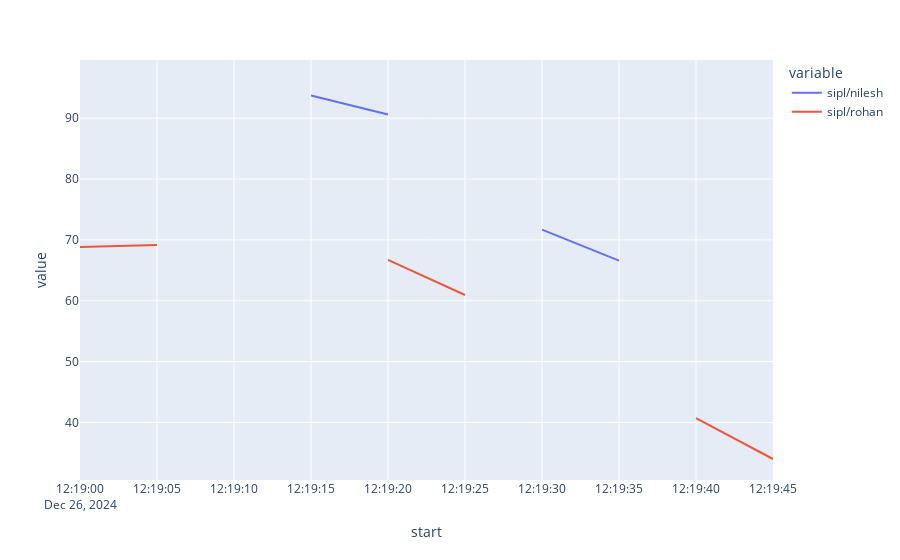

The notebook cell saved with this chart:
### Code cell
# plot spark dataframe
import pyspark.pandas as ps

df = spark.sql("SELECT * FROM avgsensor")\
        .groupBy("topic", "start").pivot("topic").avg("avgreading")\
        .orderBy("start")\
        .drop("topic", "end")

# df.printSchema()

pdf = ps.DataFrame(df).set_index("start")
print(type(pdf))
pdf.plot.line()

### Figure 1 — Plotly figure (JSON) as saved in the notebook; plotly's stock layout.template omitted (floating-point values rounded to 4 significant figures)
{"data": [{"hovertemplate": "variable=sipl/nilesh<br>start=%{x}<br>value=%{y}<extra></extra>", "legendgroup": "sipl/nilesh", "line": {"color": "#636efa", "dash": "solid"}, "marker": {"symbol": "circle"}, "mode": "lines", "name": "sipl/nilesh", "orientation": "v", "showlegend": true, "type": "scatter", "x": ["2024-12-26T12:19:00", "2024-12-26T12:19:00", "2024-12-26T12:19:05", "2024-12-26T12:19:05", "2024-12-26T12:19:10", "2024-12-26T12:19:10", "2024-12-26T12:19:15", "2024-12-26T12:19:15", "2024-12-26T12:19:20", "2024-12-26T12:19:20", "2024-12-26T12:19:25", "2024-12-26T12:19:25", "2024-12-26T12:19:30", "2024-12-26T12:19:30", "2024-12-26T12:19:35", "2024-12-26T12:19:35", "2024-12-26T12:19:40", "2024-12-26T12:19:40", "2024-12-26T12:19:45", "2024-12-26T12:19:45"], "xaxis": "x", "y": [95.92, null, null, 96.12, null, 96, null, 93.75, 90.6, null, null, 83.95, null, 71.7, 66.6, null, 58.2, null, null, 46.4], "yaxis": "y"}, {"hovertemplate": "variable=sipl/rohan<br>start=%{x}<br>value=%{y}<extra></extra>", "legendgroup": "sipl/rohan", "line": {"color": "#EF553B", "dash": "solid"}, "marker": {"symbol": "circle"}, "mode": "lines", "name": "sipl/rohan", "orientation": "v", "showlegend": true, "type": "scatter", "x": ["2024-12-26T12:19:00", "2024-12-26T12:19:00", "2024-12-26T12:19:05", "2024-12-26T12:19:05", "2024-12-26T12:19:10", "2024-12-26T12:19:10", "2024-12-26T12:19:15", "2024-12-26T12:19:15", "2024-12-26T12:19:20", "2024-12-26T12:19:20", "2024-12-26T12:19:25", "2024-12-26T12:19:25", "2024-12-26T12:19:30", "2024-12-26T12:19:30", "2024-12-26T12:19:35", "2024-12-26T12:19:35", "2024-12-26T12:19:40", "2024-12-26T12:19:40", "2024-12-26T12:19:45", "2024-12-26T12:19:45"], "xaxis": "x", "y": [null, 68.83, 69.17, null, 69.15, null, 67.8, null, null, 66.71, 60.95, null, 52.3, null, null, 48.53, null, 40.7, 34, null], "yaxis": "y"}], "layout": {"legend": {"title": {"text": "variable"}, "tracegroupgap": 0}, "margin": {"t": 60}, "xaxis": {"anchor": "y", "domain": [0, 1], "title": {"text": "start"}}, "yaxis": {"anchor": "x", "domain": [0, 1], "title": {"text": "value"}}}}
